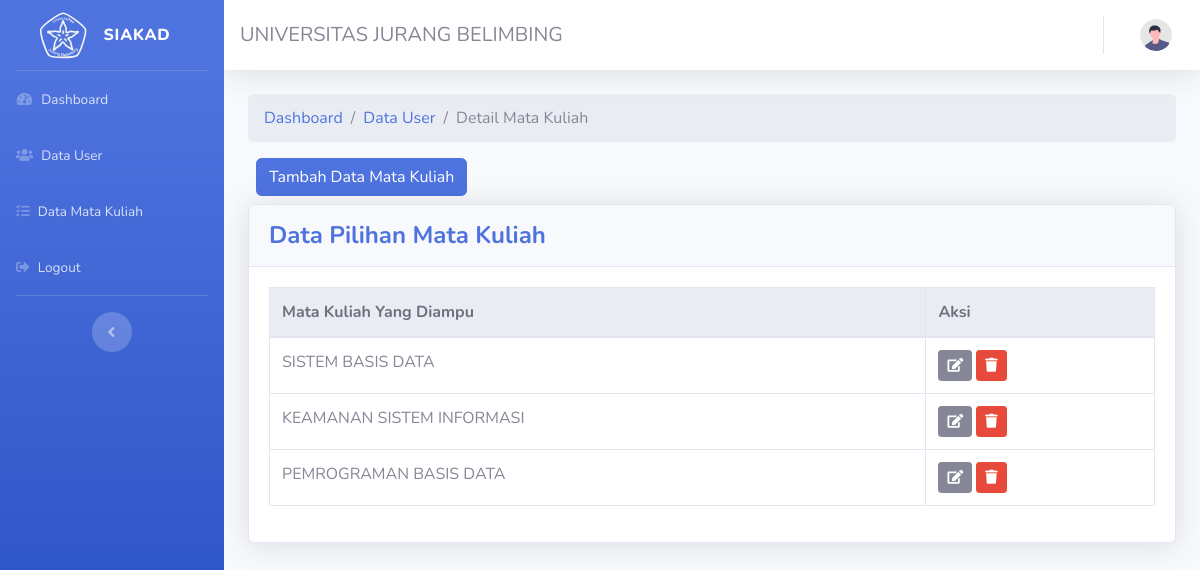
/administrator/dashboard/detailmakulview/2, run on the app's committed database.
### tables this page shows
CREATE TABLE `matakuliah` (
  `id_makul` int(2) NOT NULL,
  `nama_makul` varchar(255) NOT NULL
);

CREATE TABLE `dosen` (
  `id` int(2) NOT NULL,
  `nrp` varchar(32) NOT NULL,
  `id_makul` int(2) NOT NULL
);

### application/controllers/administrator/dashboard.php (called while the page is built, shortened)
<?php
class Dashboard extends CI_Controller
{
    public function detailmakulview($id = null)
    {
        $data['title'] = 'Pilih Matakuliah';
        $u = $this->Admin_model->getdatatableby('users', 'id', $id);
        $role = $u['userrole'];
        $uid = $u['userid'];
        $where_uid = null;
        $where_table = null;
        if ($role == 2) {
            $where_table = 'dosen';
            $where_uid = 'nrp';
        }
        $u2 = $this->Admin_model->getresultdatatableby($where_table, $where_uid, $uid);
        $data['userid'] = $uid;
        $data['user'] = $u2;
        $data['role'] = $role;
        $makul = $this->Admin_model->getAll('matakuliah')->result();
        $data['makuls'] = $makul;
        $this->load->view('wrapper/header', $data);
        $this->load->view('wrapper/admin_sidebar', $data);
        $this->load->view('administrator/ampu_makul', $data);
        $this->load->view('wrapper/footer');
    }
}

### index.php (called while the page is built, shortened)
<?php
require_once BASEPATH.'core/CodeIgniter.php';

### application/models/admin_model.php (called while the page is built, shortened)
<?php
class Admin_model extends CI_Model
{
    public function getdatatableby($table, $by, $userid)
    {
        return $this->db->get_where($table, [$by => $userid])->row_array();
    }
    public function getresultdatatableby($table, $by, $userid)
    {
        return $this->db->get_where($table, [$by => $userid])->result();
    }
    public function getAll($table)
    {
        return $this->db->get($table);
    }
}

### application/views/administrator/ampu_makul.php (the view, shortened to what this page needs)
<div class="container-fluid">
    <ol class="breadcrumb">
        <li class="breadcrumb-item">
            <a href="<?= base_url('administrator/dashboard/') ?>">Dashboard</a>
        </li>
        <li class="breadcrumb-item">
            <a href="<?= base_url('administrator/dashboard/userview') ?>">Data User</a>
        </li>
        <li class="breadcrumb-item active ">Detail Mata Kuliah</li>
    </ol>
    <a class="btn btn-primary mb-2 ml-2" data-toggle="modal" data-target="#tambahmakul">Tambah Data Mata Kuliah</a>
    <div class="card shadow mb-2">
        <div class="card-header py-3">
            <h4 class="m-0 font-weight-bold text-primary">Data Pilihan Mata Kuliah</h4>
        </div>
        <div class="card-body">
            <div class="table-responsive">
                <table class="table table-bordered" id="dataTable" width="100%" cellspacing="0">
                    <thead class="thead-light">
                        <tr>
                            <th><?php if ($role == 2) {
                                    echo "Mata Kuliah Yang Diampu";
                                }
                                if ($role == 4) {
                                    echo "Mata Kuliah Yang Dipilih";
                                } ?></th>
                            <th>Aksi</th>
                        </tr>
                    </thead>
                    <tbody>
                        <?php foreach ($user as $data) { ?>
                            <tr>
                                <td><?php foreach ($makuls as $mkl) {
                                        if ($data->id_makul == $mkl->id_makul) {
                                            echo $mkl->nama_makul;
                                            break;
                                        }
                                    }
                                    ?></td>
                                <td>
                                    <button class="btn btn-sm btn-secondary" data-toggle="modal" data-target=" <?php if ($role == 2) {
                                                                                                                    echo '#editpmakulmodal' . $data->id;
                                                                                                                }
                                                                                                                if ($role == 4) {
                                                                                                                    echo '#editpmakulmodal' . $data->id_mhs;
                                                                                                                } ?>"><i class="fas fa-edit"></i></button>
                                    <button class="btn btn-sm btn-danger" data-toggle="modal" data-target="<?php if ($role == 2) {
                                                                                                                echo '#deletepmakulmodal' . $data->id;
                                                                                                            }
                                                                                                            if ($role == 4) {
                                                                                                                echo '#deletepmakulmodal' . $data->id_mhs;
                                                                                                            } ?>"><i class="fas fa-trash"></i></button>
                                </td>
                            </tr>
                        <?php }; ?>
                    </tbody>
                </table>
            </div>
        </div>
    </div>
</div>
<?php foreach ($user as $data) { ?>
    </div>
<?php } ?>

### data on the page
matakuliah: nama_makul "SISTEM BASIS DATA"
matakuliah: nama_makul "KEAMANAN SISTEM INFORMASI"
matakuliah: nama_makul "PEMROGRAMAN BASIS DATA"
